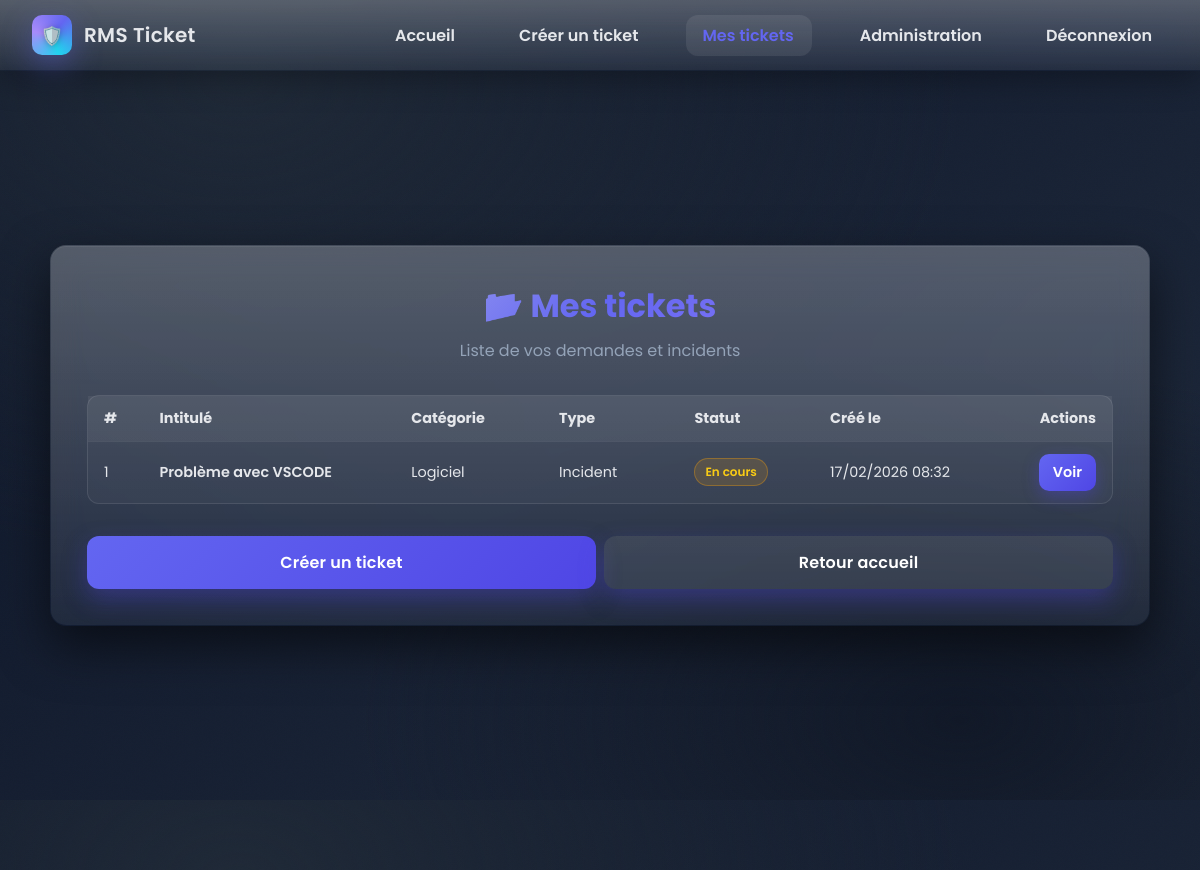
Page /Tickets/my_tickets.php (signed in) on the earlier database version.
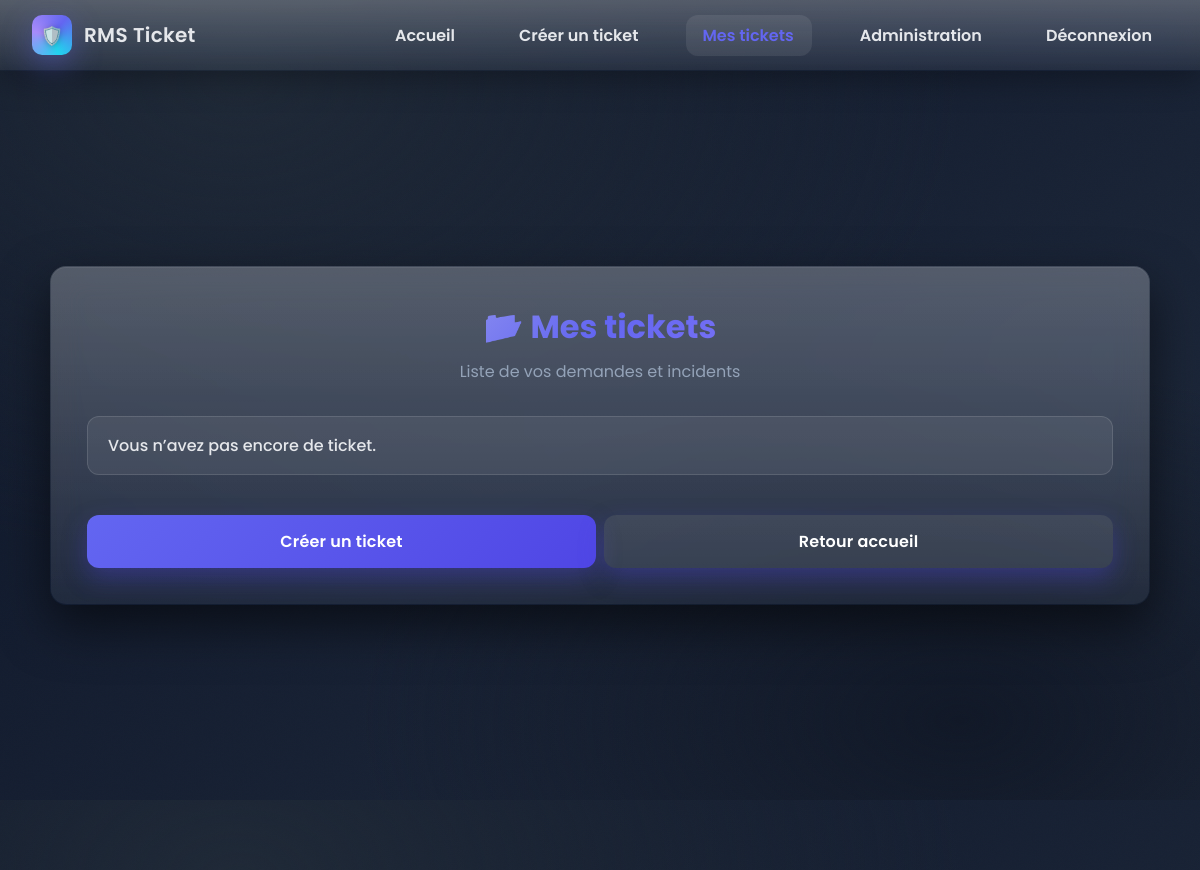
Same page on the later database version.
### tables this page shows
CREATE TABLE `tickets` (
  `id` int(10) UNSIGNED NOT NULL,
  `user_id` int(10) UNSIGNED NOT NULL,
  `assigned_to` int(10) UNSIGNED DEFAULT NULL,
  `title` varchar(255) NOT NULL,
  `description` text NOT NULL,
  `category` enum('materiel','logiciel','reseau','autre') NOT NULL,
  `type` enum('incident','demande') NOT NULL,
  `priority` enum('low','medium','high','urgent') DEFAULT 'medium',
  `status` enum('open','in_progress','resolved','closed') DEFAULT 'open',
  `created_at` timestamp NOT NULL DEFAULT current_timestamp(),
  `updated_at` timestamp NOT NULL DEFAULT current_timestamp() ON UPDATE current_timestamp(),
  `closed_at` timestamp NULL DEFAULT NULL,
  `resolution_notes` text DEFAULT NULL
);

### Tickets/my_tickets.php (the view, shortened to what this page needs)
<?php
include '../Database/connection.php';
$sql = "SELECT id, title, status, type, category, created_at
        FROM tickets
        WHERE user_id = ?
        ORDER BY created_at DESC";
$stmt = $pdo->prepare($sql);
$stmt->execute([$_SESSION['user_id']]);
$tickets = $stmt->fetchAll(PDO::FETCH_ASSOC);
function status_badge($s) {
    $map = ['open'=>'Ouvert','in_progress'=>'En cours','resolved'=>'Résolu','closed'=>'Fermé'];
    $label = $map[$s] ?? $s;
    return '<span class="badge badge-'.$s.'">'.$label.'</span>';
}
function translate_field(string $field_type, string $value): string {
    $translations = [
        'status' => [
            'open' => 'Ouvert',
            'in_progress' => 'En cours',
            'resolved' => 'Résolu',
            'closed' => 'Fermé'
        ],
        'priority' => [
            'low' => 'Faible',
            'medium' => 'Moyenne',
            'high' => 'Élevée',
            'urgent' => 'Urgente'
        ],
        'category' => [
            'materiel' => 'Matériel',
            'logiciel' => 'Logiciel',
            'reseau' => 'Réseau',
            'autre' => 'Autre'
        ],
        'type' => [
            'incident' => 'Incident',
            'demande' => 'Demande'
        ]
    ];
    return $translations[$field_type][$value] ?? ucfirst(str_replace('_', ' ', $value));
}
?>
<!DOCTYPE html>
<html lang="fr">
<head>
  <link rel="stylesheet" href="my_tickets.css">
</head>
<body>
  <div class="noise" aria-hidden="true"></div>
  <nav class="navbar">
  <div class="nav-container">
    <a href="../HomePage/index.php" class="nav-brand" style="text-decoration:none;color:inherit;">
      <div class="brand-logo"><span>🛡️</span></div>
      <span class="brand-text">RMS Ticket</span>
    </a>
  <div class="nav-menu">
  <a href="../HomePage/index.php" class="nav-link">Accueil</a>
  <a href="../CreateTickets/create_ticket.php" class="nav-link">Créer un ticket</a>
      <a href="../Tickets/my_tickets.php" class="nav-link active" id="nav-my-tickets" style="position:relative;display:inline-block;padding-right:18px;">
        Mes tickets
      </a>
      <?php if (!empty($_SESSION['droit']) && $_SESSION['droit']>=1): ?>
        <a href="../AdminPanel/adminpanel.php" class="nav-link">Administration</a>
      <?php endif; ?>
      <a href="../HomePage/logout.php" class="nav-link">Déconnexion</a>
    </div>
  </div>
</nav>
  <main class="main-content">
    <div class="form-container">
      <div class="form-card">
        <div class="form-header">
          <h1>📂 Mes tickets</h1>
          <p class="form-subtitle">Liste de vos demandes et incidents</p>
        </div>
        <?php if (!$tickets): ?>
          <div class="alert" style="background:rgba(255,255,255,0.07);border:1px solid rgba(255,255,255,0.12);">
            Vous n’avez pas encore de ticket.
          </div>
        <?php else: ?>
          <div class="table-wrapper">
            <table class="tickets-table">
              <thead>
  <tr>
    <th>#</th>
    <th>Intitulé</th>
    <th>Catégorie</th>
    <th>Type</th>
    <th>Statut</th>
    <th>Créé le</th>
    <th>Actions</th>
  </tr>
</thead>
<tbody>
<?php foreach ($tickets as $t):
    $tid = (int)$t['id'];
?>
  <tr class="ticket-row" data-href="ticket.php?id=<?= $tid ?>" style="cursor:pointer;">
    <td><?= (int)$t['id'] ?></td>
    <td class="title"><?= htmlspecialchars($t['title'], ENT_QUOTES, 'UTF-8') ?></td>
    <td><?= htmlspecialchars(translate_field('category', $t['category']), ENT_QUOTES, 'UTF-8') ?></td>
    <td><?= htmlspecialchars(translate_field('type', $t['type']), ENT_QUOTES, 'UTF-8') ?></td>
    <td><?= status_badge($t['status']) ?></td>
    <td><?php $dt=new DateTime($t['created_at']); echo $dt->format('d/m/Y H:i'); ?></td>
    <td onclick="event.stopPropagation()">
      <a class="btn small" href="ticket.php?id=<?= (int)$t['id'] ?>" style="text-decoration:none;display:inline-flex;align-items:center;gap:.4rem;">
        Voir
      </a>
    </td>
  </tr>
<?php endforeach; ?>
</tbody>
            </table>
          </div>
        <?php endif; ?>
        <div style="margin-top:1rem; display:flex; gap:.5rem;">
          <a class="btn submit-btn" href="../CreateTickets/create_ticket.php" style="text-decoration:none;display:inline-flex;align-items:center;gap:.5rem;">
            Créer un ticket
          </a>
          <a class="btn submit-btn" href="../HomePage/index.php" style="text-decoration:none;display:inline-flex;align-items:center;gap:.5rem;background:rgba(255,255,255,0.08);">
            Retour accueil
          </a>
        </div>
      </div>
    </div>
  </main>
</body>
</html>

Differences in the rows shown:
removed tickets: id "1", title "Problème avec VSCODE", status "En cours", created_at "17/02/2026 08:32"
Other differences:
text no longer shown: "# Intitulé Catégorie Type Statut Créé le Actions"
text now shown: "Vous n’avez pas encore de ticket."
